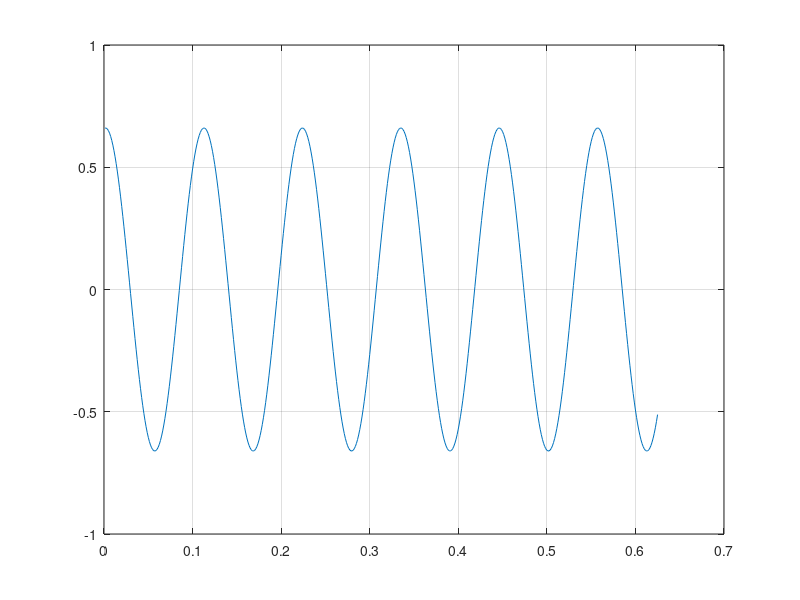

This figure's MATLAB source:
clear
clc

%--- make a plot of sum of cosines
dt = 1/800;
XX = rand(1,3).*exp(2i*pi*rand(1,3)); %--Random amplitude and phases
freq = 9;
ccsum = zeros(1,500);
for kx = 1:length(XX)
    kt = 1:500;
    tt = kt*dt;
    Ak = abs(XX(kx));
    phik = angle(XX(kx));
    ccsum(kt) = ccsum(kt) + Ak*cos(2*pi*freq*tt + phik);
end
plot(tt,ccsum) %-- Plot the sum sinusoid
grid on, zoom on, shg

